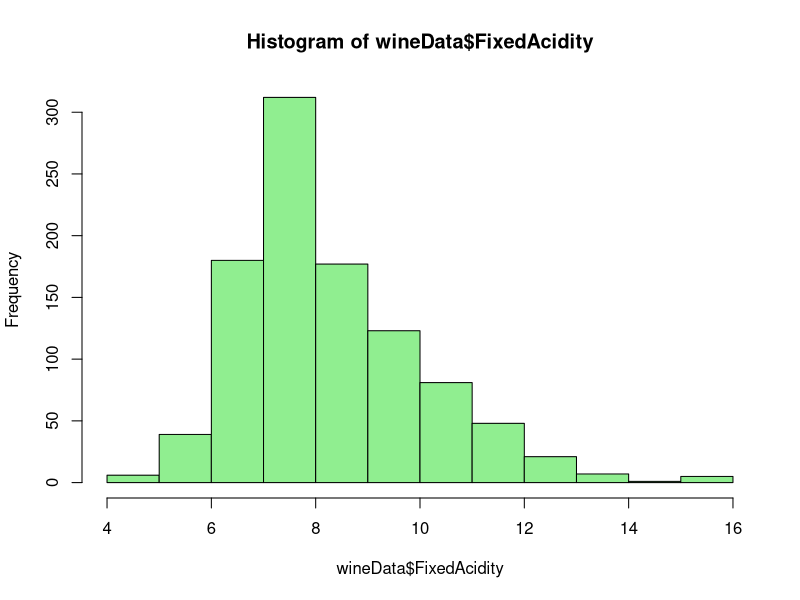
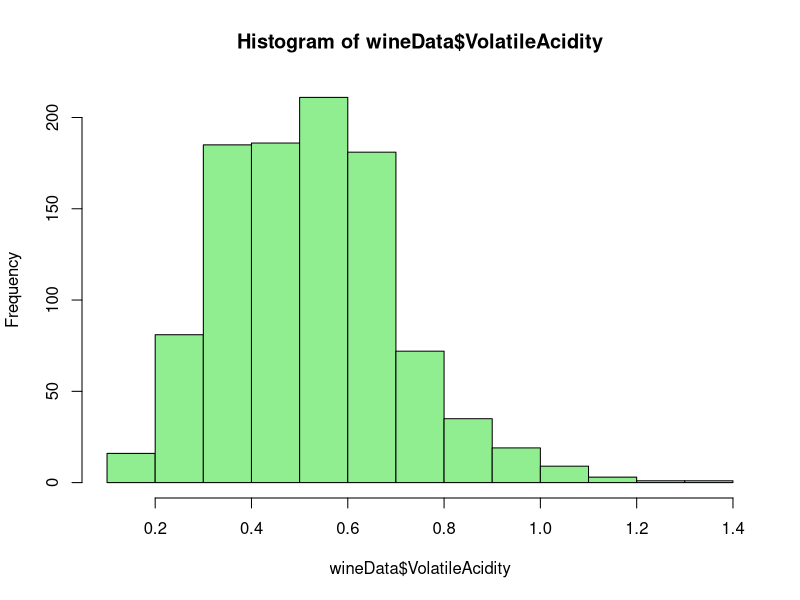
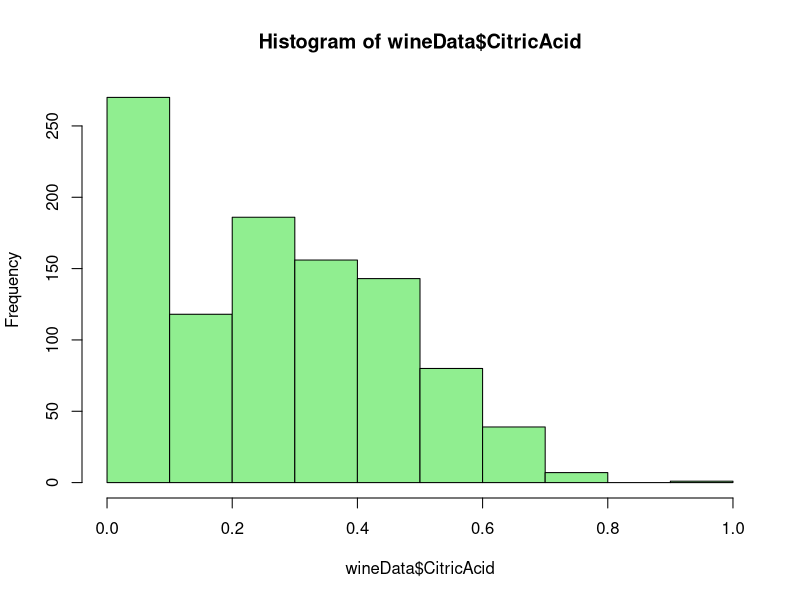
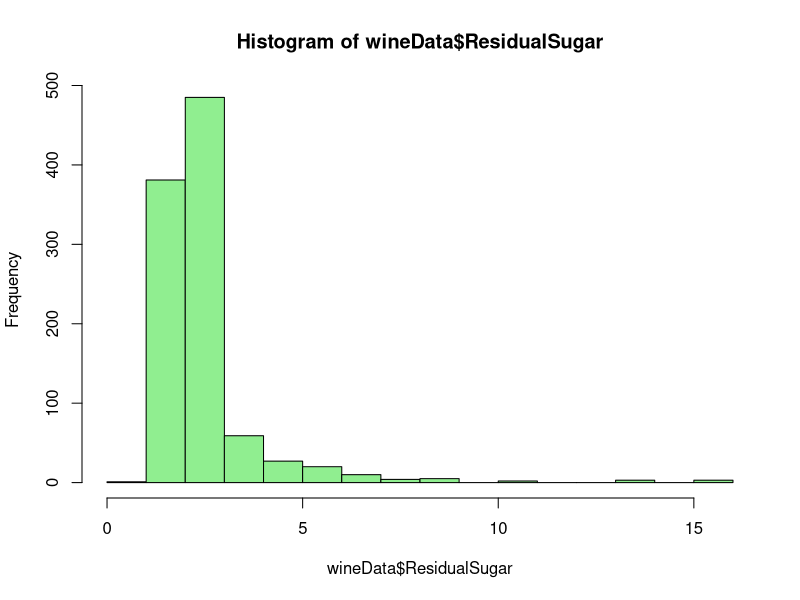
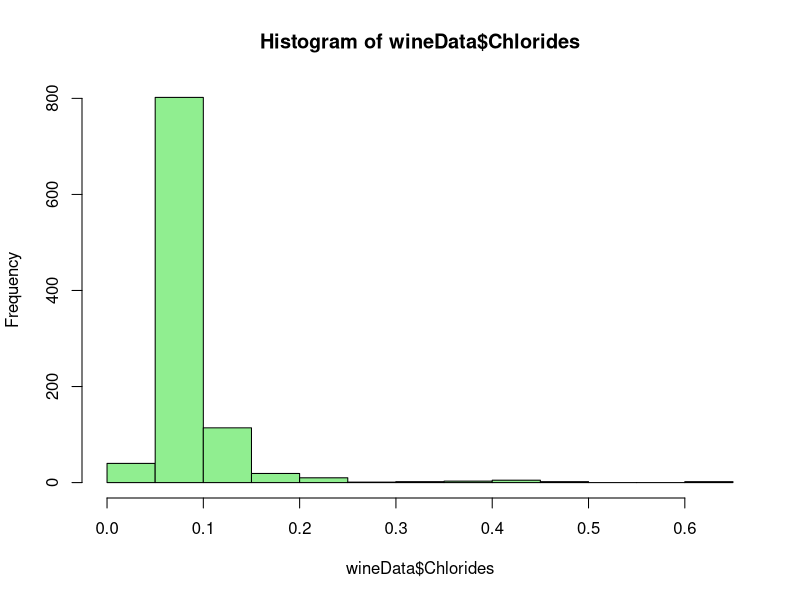
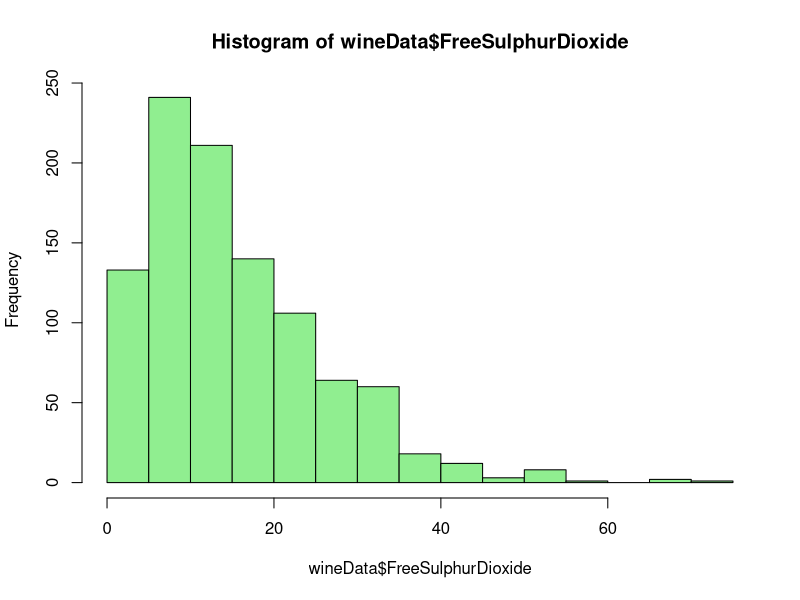
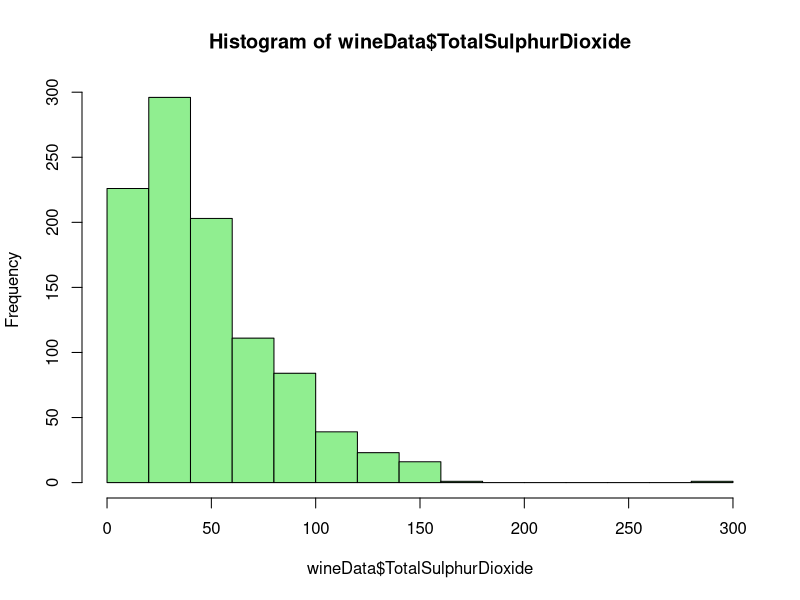
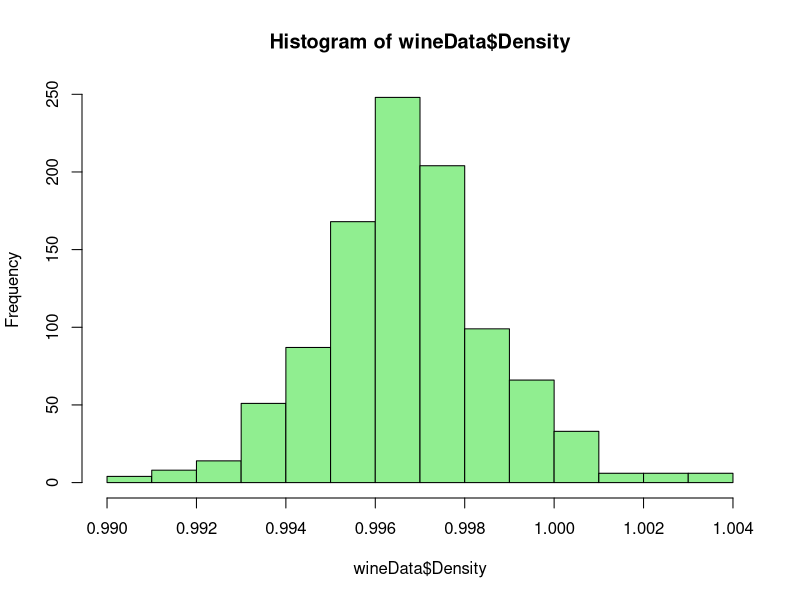

Reproduce these figures in R, in order.
# =========================================================
# CZ 4073 - Data Science For Business
# Assignment 1
# Name: KAMATH SHANTANU ARUN
# Matric Card: U1422577F
# =========================================================

# Problem 1:
# In this problem, our dataset is -- assign1_WineData.csv
# The solution of the problem looks to fit an optimal linear
# regression model to predict the "Quality" of the wine

# ---------------------------------------------------------
# Clean environment and remove all working data

rm(list = ls())

# ---------------------------------------------------------
# Importing the dataset Week04wineData.csv as wineData

wineData <- read.csv("assign1_WineData.csv", header = TRUE)

# ---------------------------------------------------------
# Performing some basic exploratory data analysis

# Dimensional information of the dataset
dim(wineData)
# Here we find that we have information of 1000 instances 
# of wine and there are 12 different variables that
# describe it

# Labels of the variables in the dataset
names(wineData)
# It provides us the names of each of the 12 variables

# Structure of the dataset
str(wineData)
# We find that the data is stored in a "data.frame"
# Quality has integer data type while,
# Rest of the variables have numeric data type

# First few rows of the data
head(wineData)
# Last few rows of the data
tail(wineData)
# heads and tails provide a general idea in terms of 
# the variables actual values and their magnitudes

# Summary statistics for all variables
summary(wineData)
# It returns a table with the results of the summary
# function applied to each column in the data frame

# For each column, it returns the minimum value, 1st quantile, 
# median, mean, 3rd quantile and the maximum value
# Providing us with the spread, distribution and central 
# tendency of the variables

# ---------------------------------------------------------
# Visulisation of the dataset

# Viewing histograms of individual variables to understand 
# its distribution shape, center, range and variation
hist(wineData$FixedAcidity, col = "lightgreen")
hist(wineData$VolatileAcidity, col = "lightgreen")
hist(wineData$CitricAcid, col = "lightgreen")
hist(wineData$ResidualSugar, col = "lightgreen")
hist(wineData$Chlorides, col = "lightgreen")
hist(wineData$FreeSulphurDioxide, col = "lightgreen")
hist(wineData$TotalSulphurDioxide, col = "lightgreen")
hist(wineData$Density, col = "lightgreen")
hist(wineData$pH, col = "lightgreen")
hist(wineData$Sulphates, col = "lightgreen")
hist(wineData$Alcohol, col = "lightgreen")
hist(wineData$Quality, col = "lightgreen")
# Most of the plots show a normal distribution while others
# show right skewed distribution

# Boxplots of all individual variables
# checking correspondence with summary statistics
boxplot(wineData$FixedAcidity , horizontal = TRUE, col = "steelblue")
boxplot(wineData$VolatileAcidity, horizontal = TRUE, col = "steelblue")
boxplot(wineData$CitricAcid, horizontal = TRUE, col = "steelblue")
boxplot(wineData$ResidualSugar, horizontal = TRUE, col = "steelblue")
boxplot(wineData$Chlorides, horizontal = TRUE, col = "steelblue")
boxplot(wineData$FreeSulphurDioxide, horizontal = TRUE, col = "steelblue")
boxplot(wineData$TotalSulphurDioxide, horizontal = TRUE, col = "steelblue")
boxplot(wineData$Density, horizontal = TRUE, col = "steelblue")
boxplot(wineData$pH, horizontal = TRUE, col = "steelblue")
boxplot(wineData$Sulphates, horizontal = TRUE, col = "steelblue")
boxplot(wineData$Alcohol, horizontal = TRUE, col = "steelblue")
boxplot(wineData$Quality, horizontal = TRUE, col = "steelblue")
# Box plots were able to clearly point out potential outliers 
# and provide a better sense on where the median or mean lie
# hence improving our understanding of the frequency histograms
# and the entire dataset


# ---------------------------------------------------------
# Checking correlation between the variable of the dataset
cor(wineData)
# install.packages("corrplot")
library(corrplot)
corrplot.mixed(cor(wineData))
# corrplot library uses colours and shape to visual represent
# the strength of the correlations in a matrix format

# With the correlation matrix, we find that "Quality" doesnot 
# have a very strong correlation with any of the variables.
# The most correlation being with Alcohol (0.47) and 
# VolatileAcidity (-0.39)
# Low or zero correlated variable will be least significant 
# and would be eliminated early to create the best model

# The highest correlation(|0.66-0.67|) found was betwen 
# FixedAcidity & Density,
# FixedAcidity & pH,
# FixedAcidity & CitricAcid
# FreeSulphurDioxide & TotalSulphurDioxide,
# Hence these variables are likely to absorb each others
# contribution to Quality and may cause them to be futile
# in predicting Quality

# ---------------------------------------------------------
# Plotting two-dimensional scatterplots of all pairs of variables
pairs(wineData, pch = 19, col = "blue")
# Viewing the scatter plots we can understand why the correlation
# of the various variable pairs are either high or low
# It is difficult to judge the plots that involve Quality because
# its type is integer and more discrete than continuous.

# The scatter plot between sulphate and Quality seem to be less 
# spherical and hence point towards some linearity/nonlinearity
# which would be a good place to do some trial and error.

# ---------------------------------------------------------
# Perform Linear Regression (Quality vs rest of the variables)

# We will use adjusted R-squared as the metric to determine
# if the model is improving

# Linear model on Quality vs Rest of the variables
# Model 1. - Full Model
lmFit1 <- lm(Quality ~ ., data = wineData)

# Display the summary of Model 1.
summary(lmFit1)

# The "Full Model" summary statistics provide us with information
# on the formula, residuals, and coefficients.
# The coefficients provide a scale of significance on each of
# the variables that provide a contribution on predicting the Quality.

# ---------------------------------------------------------
# Building an Updated Model by removing the least significant 
# variable at a time

# To do so, we would want to eliminate the most insignificant
# variables having "." or lesser on the scale.
# With variables having the same significance, we will use 
# Probability (Pr) to decide

# The value in the Pr colum informs us of the probability of 
# coefficient of the variable to go to zero. The higher the 
# probability the lower its significance.

# Linear Model on Quality vs Rest minus FixedAcidity
# Model 2.
lmFit2 <- update(lmFit1, ~ . - FixedAcidity, data = wineData)

# Display the summary of the updated linear model
summary(lmFit2)

# In Model 2,  we removed the variable FixedAcidity (Pr = 0.76) 
# as it was the least significant and has the highest probability
# of the coefficient going to zero, amongst other variables.
# This helped improve the R-squared to 0.3413 from 0.3407

# Linear Model on Quality vs Rest minus FixedAcidity, CitricAcid
# Model 3.
lmFit3 <- update(lmFit2, ~ . - CitricAcid, data = wineData)

# Display the summary of the updated linear model
summary(lmFit3)

# Similarly in Model 3, we removed the variable CitricAcid (Pr = 0.75) 
# This helped improve the R-squared to 0.3419 from 0.3413

# Linear Model on Quality vs Rest minus FixedAcidity, CitricAcid,
# ResidualSugar
# Model 4.
lmFit4 <- update(lmFit3, ~ . - ResidualSugar, data = wineData)

# Display the summary of the updated linear model
summary(lmFit4)

# Similarly in Model 4, we removed the variable ResidualSugar (Pr = 0.33) 
# This helped improve the R-squared to 0.342 from 0.3419

# Linear Model on Quality vs Rest minus FixedAcidity, CitricAcid,
# ResidualSugar, Density
# Model 5.
lmFit5 <- update(lmFit4, ~ . - Density, data = wineData)

# Display the summary of the updated linear model
summary(lmFit5)

# Lastly in Model 5, we removed the variable Density (Pr = 0.48) 
# This helped improve the R-squared to 0.3423 from 0.3420

# Now we have covered the linearity part of the model 
# and kept only the variables that have a significance of 
# Pr lower than 0.05 (*).

# ---------------------------------------------------------
# Checking for Non-linear Relations with Variables

# Plotting Quality vs all the remaining variables 
# individually to try and better understand and detect 
# non-linearity
plot(wineData$VolatileAcidity, wineData$Quality, pch = 19, col = "blue")
plot(wineData$Chlorides, wineData$Quality, pch = 19, col = "blue")
plot(wineData$FreeSulphurDioxide, wineData$Quality, pch = 19, col = "blue")
plot(wineData$TotalSulphurDioxide, wineData$Quality, pch = 19, col = "blue")
plot(wineData$pH, wineData$Quality, pch = 19, col = "blue")
plot(wineData$Sulphates, wineData$Quality, pch = 19, col = "blue")
plot(wineData$Alcohol, wineData$Quality, pch = 19, col = "blue")

# Most of the plots show no non-linearity, except for sulphates
# which is unclear and ambiguous on its nonlinearity

# Fitting the linear model on Quality vs remaining variables but
# introducing non-linear term as per observations above

# Model 6.
lmFit6 <- update(lmFit5, ~ . + I(Sulphates^2), data = wineData)

# Display the summary of the updated linear model
summary(lmFit6)

# With addition of an independant variable (sulphates)^2 in
# Model 6, we could see that the doubt was indeed correct and
# the variable is useful and highly significant in predicting
# Quality. It helped improve the R-squared to 0.3640 from 0.3423

# We now further look to eliminate the least significant variables.
# We can see that FreeSulphurDioxide has lost its significance due 
# the presence of the new variable, that absorbed its contribution.

# Linear Model 6 minus FreeSulphurDioxide
# Model 7.
lmFit7 <- update(lmFit6, ~ . - FreeSulphurDioxide, data = wineData)

# Display the summary of the updated linear model
summary(lmFit7)

# The elimination of FreeSulphurDioxide decreased the R-squared to
# 0.363 from 0.364 but it increased the F-statistic and Degrees of 
# Freedom, hence proved useful.
# We now aim to keep only variables that have high significance (***)
# in our model and hence look to eliminate TotalSulphurDioxide.

# Linear Model 6 minus FreeSulphurDioxide, TotalSulphurDioxide
# Model 8.
lmFit8 <- update(lmFit7, ~ . - TotalSulphurDioxide, data = wineData)

# Display the summary of the updated linear model
summary(lmFit8)

# As seen earlier the elimination of TotalSulphurDioxide also 
# decreased the R-squared to 0.3602 from 0.363 but resulted in 
# an increase in F-statistic and Degrees of Freedom

# ---------------------------------------------------------
# Finding and removing outliers

# Plotting to check the model for potential outliers
plot(lmFit8)

# Calculating cooks distance to find and remove outliers
# as well as high-leverage points
cd <- cooks.distance(lmFit8)
wineData.clean <- wineData[abs(cd) < 4/nrow(wineData), ]
nrow(wineData.clean)

# Viewing and confirming the parameters in the final model
formula(lmFit8)
# Fitting the "Best Model" with the cleaned data
lmFit <- lm(formula(lmFit8), data = wineData.clean)

# Evaluating to find increase in performance
summary(lmFit)
plot(lmFit)

